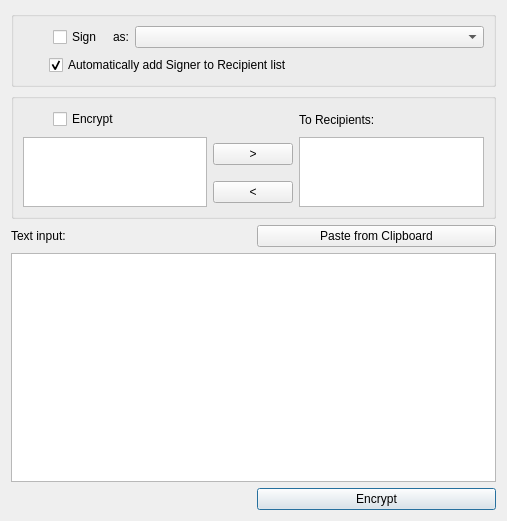
<?xml version="1.0" encoding="UTF-8"?>
<ui version="4.0">
 <class>DlgEncrypt</class>
 <widget class="QDialog" name="DlgEncrypt">
  <property name="geometry">
   <rect>
    <x>0</x>
    <y>0</y>
    <width>507</width>
    <height>521</height>
   </rect>
  </property>
  <property name="windowTitle">
   <string>Sign / Encrypt</string>
  </property>
  <layout class="QVBoxLayout" name="verticalLayout">
   <item>
    <widget class="QGroupBox" name="groupBoxSign">
     <property name="title">
      <string/>
     </property>
     <layout class="QGridLayout" name="gridLayout">
      <item row="0" column="0">
       <layout class="QHBoxLayout" name="horizontalLayout">
        <item>
         <widget class="QToolButton" name="toolButton">
          <property name="enabled">
           <bool>true</bool>
          </property>
          <property name="text">
           <string/>
          </property>
          <property name="icon">
           <iconset resource="../resource.qrc">
            <normaloff>:/icons/icons/signature-small.png</normaloff>:/icons/icons/signature-small.png</iconset>
          </property>
          <property name="autoRaise">
           <bool>true</bool>
          </property>
         </widget>
        </item>
        <item>
         <widget class="QCheckBox" name="checkBoxSign">
          <property name="sizePolicy">
           <sizepolicy hsizetype="Fixed" vsizetype="Fixed">
            <horstretch>0</horstretch>
            <verstretch>0</verstretch>
           </sizepolicy>
          </property>
          <property name="minimumSize">
           <size>
            <width>50</width>
            <height>0</height>
           </size>
          </property>
          <property name="maximumSize">
           <size>
            <width>50</width>
            <height>16777215</height>
           </size>
          </property>
          <property name="text">
           <string>Sign</string>
          </property>
         </widget>
        </item>
        <item>
         <widget class="QLabel" name="labelAs">
          <property name="sizePolicy">
           <sizepolicy hsizetype="Fixed" vsizetype="Fixed">
            <horstretch>0</horstretch>
            <verstretch>0</verstretch>
           </sizepolicy>
          </property>
          <property name="minimumSize">
           <size>
            <width>15</width>
            <height>0</height>
           </size>
          </property>
          <property name="maximumSize">
           <size>
            <width>20</width>
            <height>16777215</height>
           </size>
          </property>
          <property name="text">
           <string>as:</string>
          </property>
          <property name="alignment">
           <set>Qt::AlignRight|Qt::AlignTrailing|Qt::AlignVCenter</set>
          </property>
         </widget>
        </item>
        <item>
         <widget class="QComboBox" name="comboBoxNym"/>
        </item>
       </layout>
      </item>
      <item row="1" column="0">
       <layout class="QHBoxLayout" name="horizontalLayout_3">
        <item>
         <spacer name="horizontalSpacer">
          <property name="orientation">
           <enum>Qt::Horizontal</enum>
          </property>
          <property name="sizeType">
           <enum>QSizePolicy::Fixed</enum>
          </property>
          <property name="sizeHint" stdset="0">
           <size>
            <width>26</width>
            <height>20</height>
           </size>
          </property>
         </spacer>
        </item>
        <item>
         <widget class="QCheckBox" name="checkBoxAlso">
          <property name="text">
           <string>Automatically add Signer to Recipient list</string>
          </property>
          <property name="checked">
           <bool>true</bool>
          </property>
         </widget>
        </item>
       </layout>
      </item>
     </layout>
    </widget>
   </item>
   <item>
    <widget class="QGroupBox" name="groupBoxEncrypt">
     <property name="title">
      <string/>
     </property>
     <layout class="QGridLayout" name="gridLayout_2">
      <item row="0" column="0">
       <widget class="QToolButton" name="toolButton_2">
        <property name="enabled">
         <bool>true</bool>
        </property>
        <property name="text">
         <string/>
        </property>
        <property name="icon">
         <iconset resource="../resource.qrc">
          <normaloff>:/icons/icons/lock.png</normaloff>:/icons/icons/lock.png</iconset>
        </property>
        <property name="autoRaise">
         <bool>true</bool>
        </property>
       </widget>
      </item>
      <item row="0" column="1">
       <widget class="QCheckBox" name="checkBoxEncrypt">
        <property name="text">
         <string>Encrypt</string>
        </property>
       </widget>
      </item>
      <item row="0" column="3">
       <widget class="QLabel" name="labelRecipients">
        <property name="text">
         <string>To Recipients:</string>
        </property>
       </widget>
      </item>
      <item row="1" column="0" rowspan="2" colspan="2">
       <widget class="QListWidget" name="listWidgetNotAdded"/>
      </item>
      <item row="1" column="2">
       <widget class="QPushButton" name="pushButtonAdd">
        <property name="text">
         <string>&gt;</string>
        </property>
        <property name="autoDefault">
         <bool>false</bool>
        </property>
       </widget>
      </item>
      <item row="1" column="3" rowspan="2">
       <widget class="QListWidget" name="listWidgetAdded"/>
      </item>
      <item row="2" column="2">
       <widget class="QPushButton" name="pushButtonRemove">
        <property name="text">
         <string>&lt;</string>
        </property>
        <property name="autoDefault">
         <bool>false</bool>
        </property>
       </widget>
      </item>
     </layout>
    </widget>
   </item>
   <item>
    <layout class="QGridLayout" name="gridLayout_3">
     <item row="1" column="0" colspan="2">
      <widget class="QPlainTextEdit" name="plainTextEdit"/>
     </item>
     <item row="0" column="1">
      <widget class="QPushButton" name="pushButtonClipboard">
       <property name="text">
        <string>Paste from Clipboard</string>
       </property>
       <property name="autoDefault">
        <bool>false</bool>
       </property>
      </widget>
     </item>
     <item row="0" column="0">
      <widget class="QLabel" name="label">
       <property name="text">
        <string>Text input:</string>
       </property>
      </widget>
     </item>
     <item row="2" column="1">
      <widget class="QPushButton" name="pushButtonEncrypt">
       <property name="text">
        <string>Encrypt</string>
       </property>
      </widget>
     </item>
    </layout>
   </item>
  </layout>
 </widget>
 <resources>
  <include location="../resource.qrc"/>
 </resources>
 <connections/>
</ui>
